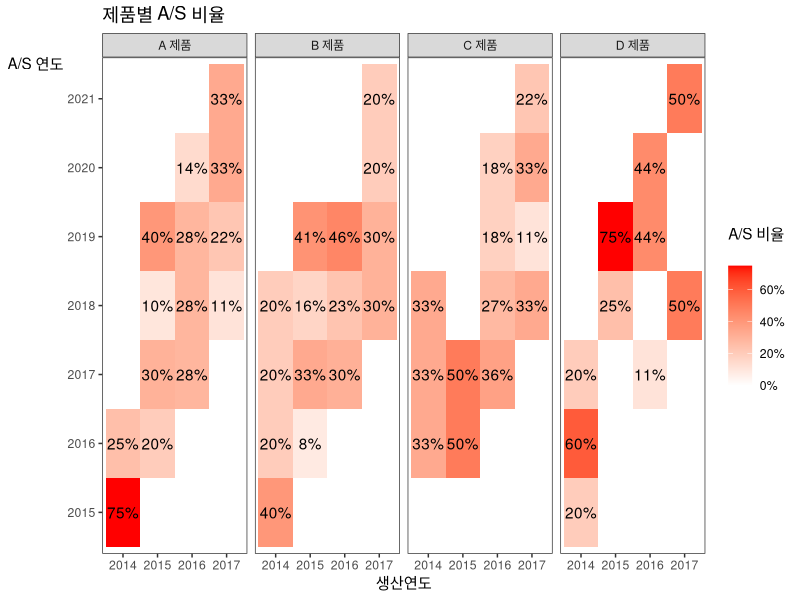

This figure's R source:
library(dplyr)
library(data.table)
library(ggplot2)

set.seed(1986)

# 원천 데이터(제공됌)
raw.data <- 
  data.frame(
    product = sample(rep(LETTERS[c(1:4)],c(30,40,30,20))))%>%
  mutate(
    making.year = sample(rep(2017:2014,c(30,40,30,20))),
    repair.year = making.year+sample(1:4)) %>%
  arrange(product, making.year, repair.year)

# 상품별 집계(table 함수)후 data.frame화 -> 컬럼명 바꿔주고 정렬 
data <-
  raw.data %>%
  table(.) %>%
  as.data.frame(.) %>%
  setnames(c(names(.[,1:(ncol(.)-1)]),'count')) %>%
  arrange(product, repair.year, making.year)

# 비율 계산을 위한 total
total <-
  data %>%
  group_by(product, making.year) %>%
  summarise(total = sum(count)) %>%
  arrange(product, making.year)

# 비율
ratio.data <-
  data %>%
  inner_join(total, by=c('product','making.year')) %>%
  mutate(ratio=count/total)

# % 라벨 포맷
format.ratio <- function(x) paste(floor(x*100),'%',sep='')

# chart : legend title에 대한 vjust가 먹히지 않아서 줄바꿈 문자 '\n' 으로 해결
ratio.data %>%
  ggplot(aes(x=making.year, y=repair.year, fill=ratio)) +
  geom_tile() +
  geom_text(
    aes(label=
          case_when(
            ratio==0 ~ '', 
            TRUE ~ format.ratio(ratio)))) +
  scale_fill_continuous(
    high='red', 
    low='white', 
    label=format.ratio) +
  facet_grid(~ paste(product,'제품')) +
  theme_bw() +
  theme(
    panel.grid = element_blank(), 
    axis.title.y=element_text(angle=0)) +
  labs(title='제품별 A/S 비율', y='A/S 연도', x='생산연도', fill='A/S 비율\n')

# facebook post 
# https://www.facebook.com/groups/krstudy/permalink/844643992376541/
